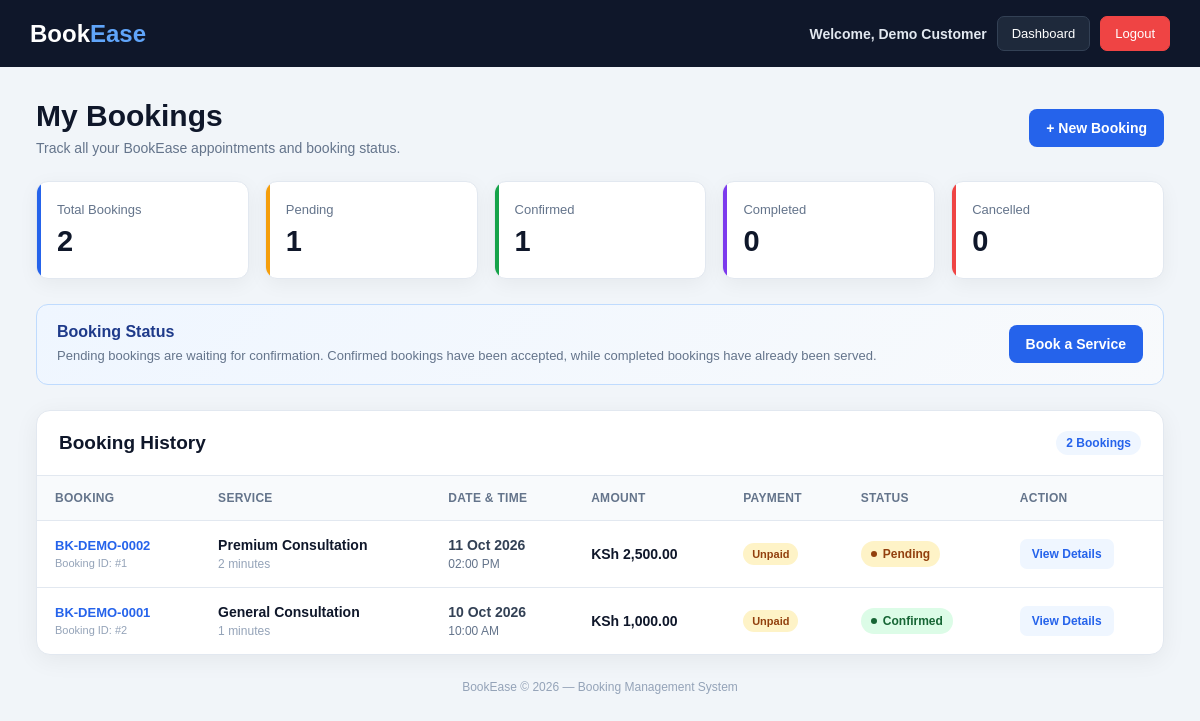
Page /customer/my-bookings.php (signed in) on the committed database.
### tables this page shows
CREATE TABLE bookings (

    id INT UNSIGNED AUTO_INCREMENT PRIMARY KEY,

    user_id INT UNSIGNED NOT NULL,

    service_id INT UNSIGNED NOT NULL,

    staff_id INT UNSIGNED DEFAULT NULL,

    booking_reference VARCHAR(50)
        DEFAULT NULL UNIQUE,

    booking_date DATE NOT NULL,

    booking_time TIME NOT NULL,

    customer_name VARCHAR(150)
        DEFAULT NULL,

    customer_email VARCHAR(190)
        DEFAULT NULL,

    customer_phone VARCHAR(30)
        DEFAULT NULL,

    notes TEXT DEFAULT NULL,

    amount DECIMAL(12,2)
        NOT NULL DEFAULT 0.00,

    total_amount DECIMAL(12,2)
        NOT NULL DEFAULT 0.00,

    status ENUM(
        'pending',
        'confirmed',
        'completed',
        'cancelled',
        'rejected',
        'no_show'
    ) NOT NULL DEFAULT 'pending',

    payment_status ENUM(
        'unpaid',
        'pending',
        'paid',
        'failed',
        'refunded'
    ) NOT NULL DEFAULT 'unpaid',

    cancellation_reason TEXT DEFAULT NULL,

    cancelled_at DATETIME DEFAULT NULL,

    confirmed_at DATETIME DEFAULT NULL,

    completed_at DATETIME DEFAULT NULL,

    created_at TIMESTAMP NOT NULL
        DEFAULT CURRENT_TIMESTAMP,

    updated_at TIMESTAMP NOT NULL
        DEFAULT CURRENT_TIMESTAMP
        ON UPDATE CURRENT_TIMESTAMP,

    CONSTRAINT fk_booking_user
        FOREIGN KEY (user_id)
        REFERENCES users(id)
        ON DELETE RESTRICT
        ON UPDATE CASCADE,

    CONSTRAINT fk_booking_service
        FOREIGN KEY (service_id)
        REFERENCES services(id)
        ON DELETE RESTRICT
        ON UPDATE CASCADE,

    CONSTRAINT fk_booking_staff
        FOREIGN KEY (staff_id)
        REFERENCES staff(id)
        ON DELETE SET NULL
        ON UPDATE CASCADE,

    INDEX idx_bookings_user (
        user_id
    ),

    INDEX idx_bookings_service (
        service_id
    ),

    INDEX idx_bookings_staff (
        staff_id
    ),

    INDEX idx_bookings_date (
        booking_date
    ),

    INDEX idx_bookings_time (
        booking_time
    ),

    INDEX idx_bookings_status (
        status
    ),

    INDEX idx_bookings_payment_status (
        payment_status
    ),

    INDEX idx_bookings_datetime (
        booking_date,
        booking_time
    ),

    UNIQUE KEY uq_staff_booking_slot (
        staff_id,
        booking_date,
        booking_time
    )

);

CREATE TABLE services (

    id INT UNSIGNED AUTO_INCREMENT PRIMARY KEY,

    name VARCHAR(150) NOT NULL,

    description TEXT DEFAULT NULL,

    price DECIMAL(12,2) NOT NULL DEFAULT 0.00,

    duration VARCHAR(100) NOT NULL DEFAULT '1 hour',

    status ENUM(
        'active',
        'inactive'
    ) NOT NULL DEFAULT 'active',

    created_at TIMESTAMP NOT NULL
        DEFAULT CURRENT_TIMESTAMP,

    updated_at TIMESTAMP NOT NULL
        DEFAULT CURRENT_TIMESTAMP
        ON UPDATE CURRENT_TIMESTAMP,

    INDEX idx_services_status (status),

    INDEX idx_services_name (name)

);

### customer/my-bookings.php (the view, shortened to what this page needs)
<?php
try {
    $db = new Database();
    $conn = $db->getConnection();
} catch (Exception $e) {
    die("Database connection failed.");
}
$userId = (int) ($_SESSION['user_id'] ?? 0);
$userName = $_SESSION['name'] ?? 'Customer';
$appName = defined('APP_NAME') ? APP_NAME : 'BookEase';
$currency = defined('CURRENCY') ? CURRENCY : 'KSh';
$totalBookings = 0;
$pendingBookings = 0;
$confirmedBookings = 0;
$completedBookings = 0;
$cancelledBookings = 0;
try {
    $stmt = $conn->prepare("
        SELECT
            COUNT(*) AS total,
            SUM(CASE WHEN LOWER(status) = 'pending' THEN 1 ELSE 0 END) AS pending,
            SUM(CASE WHEN LOWER(status) = 'confirmed' THEN 1 ELSE 0 END) AS confirmed,
            SUM(CASE WHEN LOWER(status) = 'completed' THEN 1 ELSE 0 END) AS completed,
            SUM(CASE WHEN LOWER(status) = 'cancelled' THEN 1 ELSE 0 END) AS cancelled
        FROM bookings
        WHERE user_id = ?
    ");
    $stmt->execute([$userId]);
    $stats = $stmt->fetch(PDO::FETCH_ASSOC);
    if ($stats) {
        $totalBookings = (int) ($stats['total'] ?? 0);
        $pendingBookings = (int) ($stats['pending'] ?? 0);
        $confirmedBookings = (int) ($stats['confirmed'] ?? 0);
        $completedBookings = (int) ($stats['completed'] ?? 0);
        $cancelledBookings = (int) ($stats['cancelled'] ?? 0);
    }
} catch (Exception $e) {
}
$bookings = [];
try {
    $stmt = $conn->prepare("
        SELECT
            b.id,
            b.booking_reference,
            b.booking_date,
            b.booking_time,
            b.amount,
            b.status,
            b.payment_status,
            b.notes,
            b.created_at,
            s.name AS service_name,
            s.duration AS service_duration
        FROM bookings b
        LEFT JOIN services s
            ON b.service_id = s.id
        WHERE b.user_id = ?
        ORDER BY
            b.booking_date DESC,
            b.booking_time DESC,
            b.id DESC
    ");
    $stmt->execute([$userId]);
    $bookings = $stmt->fetchAll(PDO::FETCH_ASSOC);
} catch (Exception $e) {
    $bookings = [];
}
function customerBookingStatusClass($status)
{
    $status = strtolower(trim((string) $status));
    switch ($status) {
        case 'confirmed':
            return 'confirmed';
        case 'pending':
            return 'pending';
    }
}
function customerBookingStatusLabel($status)
{
    $status = strtolower(trim((string) $status));
    switch ($status) {
        case 'confirmed':
            return 'Confirmed';
        case 'pending':
            return 'Pending';
    }
}
function customerPaymentClass($status)
{
    $status = strtolower(trim((string) $status));
    switch ($status) {
        default:
            return 'unpaid';
    }
}
function customerPaymentLabel($status)
{
    $status = strtolower(trim((string) $status));
    switch ($status) {
        case 'unpaid':
            return 'Unpaid';
    }
}
?>
<!DOCTYPE html>
<html lang="en">
<head>
</head>
<body>
<nav class="navbar">
    <div class="logo">
        Book<span>Ease</span>
    </div>
    <div class="nav-right">
        <span class="user-name">
            Welcome,
            <?= htmlspecialchars($userName) ?>
        </span>
        <a
            href="../customer/dashboard.php"
            class="nav-btn"
        >
            Dashboard
        </a>
        <a
            href="../auth/logout.php"
            class="nav-btn logout"
        >
            Logout
        </a>
    </div>
</nav>
<div class="container">
    <div class="page-header">
        <div class="page-title">
            <h1>
                My Bookings
            </h1>
            <p>
                Track all your BookEase appointments and booking status.
            </p>
        </div>
        <a
            href="../customer/book.php"
            class="btn btn-primary"
        >
            + New Booking
        </a>
    </div>
    <div class="stats">
        <div class="stat-card total">
            <div class="stat-label">
                Total Bookings
            </div>
            <div class="stat-number">
                <?= $totalBookings ?>
            </div>
        </div>
        <div class="stat-card pending">
            <div class="stat-label">
                Pending
            </div>
            <div class="stat-number">
                <?= $pendingBookings ?>
            </div>
        </div>
        <div class="stat-card confirmed">
            <div class="stat-label">
                Confirmed
            </div>
            <div class="stat-number">
                <?= $confirmedBookings ?>
            </div>
        </div>
        <div class="stat-card completed">
            <div class="stat-label">
                Completed
            </div>
            <div class="stat-number">
                <?= $completedBookings ?>
            </div>
        </div>
        <div class="stat-card cancelled">
            <div class="stat-label">
                Cancelled
            </div>
            <div class="stat-number">
                <?= $cancelledBookings ?>
            </div>
        </div>
    </div>
    <div class="info-banner">
        <div>
            <div class="info-title">
                Booking Status
            </div>
            <div class="info-text">
                Pending bookings are waiting for confirmation.
                Confirmed bookings have been accepted, while completed
                bookings have already been served.
            </div>
        </div>
        <a
            href="../customer/book.php"
            class="btn btn-primary"
        >
            Book a Service
        </a>
    </div>
    <div class="card">
        <div class="card-header">
            <h2>
                Booking History
            </h2>
            <span class="booking-count">
                <?= $totalBookings ?>
                <?= $totalBookings === 1
                    ? 'Booking'
                    : 'Bookings'
                ?>
            </span>
        </div>
        <?php if (!empty($bookings)): ?>
            <div class="table-wrapper">
                <table>
                    <thead>
                        <tr>
                            <th>
                                Booking
                            </th>
                            <th>
                                Service
                            </th>
                            <th>
                                Date & Time
                            </th>
                            <th>
                                Amount
                            </th>
                            <th>
                                Payment
                            </th>
                            <th>
                                Status
                            </th>
                            <th>
                                Action
                            </th>
                        </tr>
                    </thead>
                    <tbody>
                    <?php foreach ($bookings as $booking): ?>
                        <?php
                        $status = strtolower(
                            trim(
                                $booking['status'] ?? 'pending'
                            )
                        );
                        $paymentStatus = strtolower(
                            trim(
                                $booking['payment_status'] ?? 'unpaid'
                            )
                        );
                        $bookingReference =
                            !empty($booking['booking_reference'])
                                ? $booking['booking_reference']
                                : 'BK-' . $booking['id'];
                        $bookingDate =
                            $booking['booking_date'] ?? '';
                        $bookingTime =
                            $booking['booking_time'] ?? '';
                        ?>
                        <tr>
                            <td>
                                <div class="booking-reference">
                                    <?= htmlspecialchars(
                                        $bookingReference
                                    ) ?>
                                </div>
                                <span class="booking-id">
                                    Booking ID:
                                    #<?= (int) $booking['id'] ?>
                                </span>
                            </td>
                            <td>
                                <div class="service-name">
                                    <?= htmlspecialchars(
                                        $booking['service_name']
                                        ?? 'Service'
                                    ) ?>
                                </div>
                                <?php if (
                                    !empty(
                                        $booking['service_duration']
                                    )
                                ): ?>
                                    <div class="service-duration">
                                        <?= (int)
                                            $booking['service_duration']
                                        ?>
                                        minutes
                                    </div>
                                <?php endif; ?>
                            </td>
                            <td>
                                <div class="date-main">
                                    <?php if ($bookingDate): ?>
                                        <?= htmlspecialchars(
                                            date(
                                                'd M Y',
                                                strtotime($bookingDate)
                                            )
                                        ) ?>
                                    <?php else: ?>
                                        -
                                    <?php endif; ?>
                                </div>
                                <div class="time-main">
                                    <?php if ($bookingTime): ?>
                                        <?= htmlspecialchars(
                                            date(
                                                'h:i A',
                                                strtotime($bookingTime)
                                            )
                                        ) ?>
                                    <?php else: ?>
                                        -
                                    <?php endif; ?>
                                </div>
                            </td>
                            <td>
                                <div class="price">
                                    <?= htmlspecialchars($currency) ?>
                                    <?= number_format(
                                        (float) (
                                            $booking['amount'] ?? 0
                                        ),
                                        2
                                    ) ?>
                                </div>
                            </td>
                            <td>
                                <span
                                    class="payment <?= htmlspecialchars(
                                        customerPaymentClass(
                                            $paymentStatus
                                        )
                                    ) ?>"
                                >
                                    <?= htmlspecialchars(
                                        customerPaymentLabel(
                                            $paymentStatus
                                        )
                                    ) ?>
                                </span>
                            </td>
                            <td>
                                <span
                                    class="status <?= htmlspecialchars(
                                        customerBookingStatusClass(
                                            $status
                                        )
                                    ) ?>"
                                >
                                    <?= htmlspecialchars(
                                        customerBookingStatusLabel(
                                            $status
                                        )
                                    ) ?>
                                </span>
                            </td>
                            <td>
                                <a
                                    href="booking-details.php?id=<?= (int) $booking['id'] ?>"
                                    class="view-button"
                                >
                                    View Details
                                </a>
                            </td>
                        </tr>
                    <?php endforeach; ?>
                    </tbody>
                </table>
            </div>
        <?php endif; ?>
    </div>
    <div class="footer">
        <?= htmlspecialchars($appName) ?>
        &copy;
        <?= date('Y') ?>
        — Booking Management System
    </div>
</div>
</body>
</html>

### rows in the picture
bookings: booking_reference "BK-DEMO-0002", id "1", service.name "Premium Consultation", service.duration "2", booking_date "11 Oct 2026", booking_time "02:00 PM", amount "2,500.00", payment_status "Unpaid", status "Pending"
bookings: booking_reference "BK-DEMO-0001", id "2", service.name "General Consultation", service.duration "1", booking_date "10 Oct 2026", booking_time "10:00 AM", amount "1,000.00", payment_status "Unpaid", status "Confirmed"

### other values in the picture
$userName "Demo Customer"
$totalBookings "2"
$pendingBookings "1"
$confirmedBookings "1"
$completedBookings "0"
$cancelledBookings "0"
$appName "BookEase"
